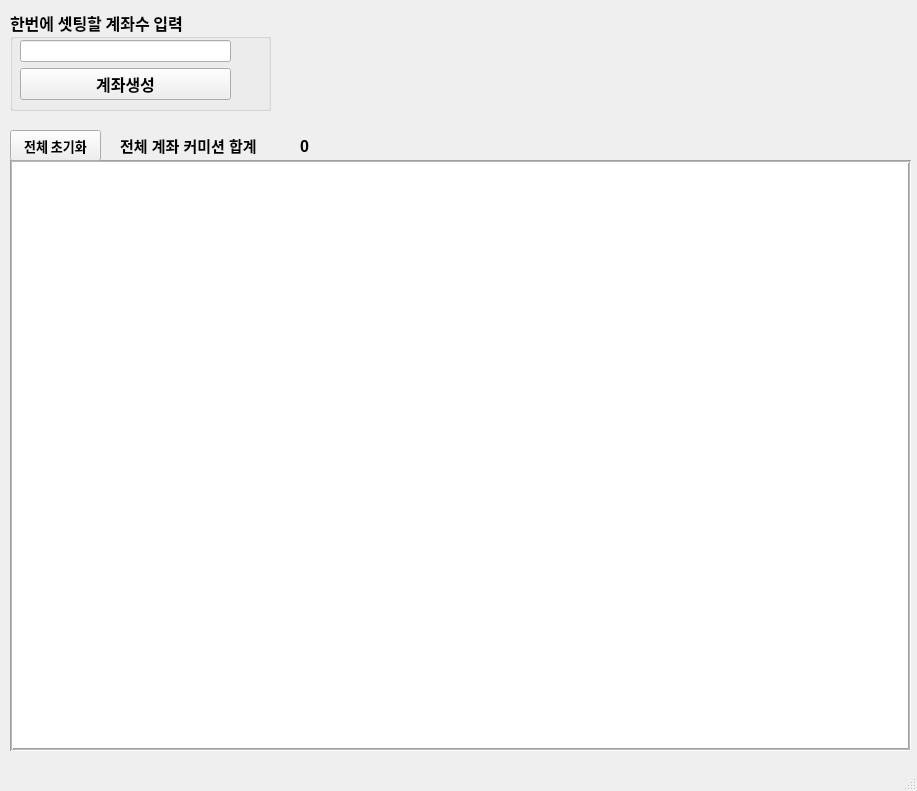
<?xml version="1.0" encoding="UTF-8"?>
<ui version="4.0">
 <class>MainWindow</class>
 <widget class="QMainWindow" name="MainWindow">
  <property name="geometry">
   <rect>
    <x>0</x>
    <y>0</y>
    <width>917</width>
    <height>791</height>
   </rect>
  </property>
  <property name="windowTitle">
   <string>에어비트클럽 시뮬레이터</string>
  </property>
  <widget class="QWidget" name="centralwidget">
   <widget class="QLabel" name="label">
    <property name="geometry">
     <rect>
      <x>70</x>
      <y>80</y>
      <width>111</width>
      <height>41</height>
     </rect>
    </property>
    <property name="font">
     <font>
      <family>Arial Black</family>
      <pointsize>14</pointsize>
      <weight>75</weight>
      <bold>true</bold>
     </font>
    </property>
    <property name="text">
     <string/>
    </property>
   </widget>
   <widget class="QGroupBox" name="groupBox">
    <property name="geometry">
     <rect>
      <x>10</x>
      <y>10</y>
      <width>261</width>
      <height>101</height>
     </rect>
    </property>
    <property name="font">
     <font>
      <family>Arial Black</family>
      <pointsize>12</pointsize>
      <weight>75</weight>
      <bold>true</bold>
     </font>
    </property>
    <property name="title">
     <string>한번에 셋팅할 계좌수 입력</string>
    </property>
    <zorder>splitter</zorder>
    <zorder>Account_Info_table</zorder>
    <zorder>Account_Info_table</zorder>
   </widget>
   <widget class="QTableWidget" name="Account_Info_table">
    <property name="geometry">
     <rect>
      <x>10</x>
      <y>160</y>
      <width>901</width>
      <height>591</height>
     </rect>
    </property>
    <property name="font">
     <font>
      <pointsize>11</pointsize>
     </font>
    </property>
    <property name="frameShape">
     <enum>QFrame::Box</enum>
    </property>
    <property name="midLineWidth">
     <number>1</number>
    </property>
    <property name="sizeAdjustPolicy">
     <enum>QAbstractScrollArea::AdjustToContentsOnFirstShow</enum>
    </property>
    <attribute name="horizontalHeaderCascadingSectionResizes">
     <bool>true</bool>
    </attribute>
    <attribute name="horizontalHeaderStretchLastSection">
     <bool>true</bool>
    </attribute>
   </widget>
   <widget class="QPushButton" name="Btn_Reset_Account">
    <property name="geometry">
     <rect>
      <x>10</x>
      <y>130</y>
      <width>91</width>
      <height>31</height>
     </rect>
    </property>
    <property name="font">
     <font>
      <family>Arial Black</family>
      <pointsize>10</pointsize>
      <weight>75</weight>
      <bold>true</bold>
     </font>
    </property>
    <property name="text">
     <string>전체 초기화</string>
    </property>
   </widget>
   <widget class="QLabel" name="label_2">
    <property name="geometry">
     <rect>
      <x>120</x>
      <y>135</y>
      <width>161</width>
      <height>21</height>
     </rect>
    </property>
    <property name="font">
     <font>
      <family>Arial</family>
      <pointsize>11</pointsize>
      <weight>75</weight>
      <bold>true</bold>
     </font>
    </property>
    <property name="text">
     <string>전체 계좌 커미션 합계</string>
    </property>
   </widget>
   <widget class="QLabel" name="Total_Commision">
    <property name="geometry">
     <rect>
      <x>300</x>
      <y>131</y>
      <width>111</width>
      <height>31</height>
     </rect>
    </property>
    <property name="font">
     <font>
      <family>Arial</family>
      <pointsize>12</pointsize>
      <weight>75</weight>
      <bold>true</bold>
     </font>
    </property>
    <property name="text">
     <string>0</string>
    </property>
   </widget>
   <widget class="QWidget" name="">
    <property name="geometry">
     <rect>
      <x>0</x>
      <y>0</y>
      <width>2</width>
      <height>2</height>
     </rect>
    </property>
    <layout class="QHBoxLayout" name="horizontalLayout"/>
   </widget>
   <widget class="QWidget" name="">
    <property name="geometry">
     <rect>
      <x>0</x>
      <y>0</y>
      <width>2</width>
      <height>2</height>
     </rect>
    </property>
    <layout class="QVBoxLayout" name="verticalLayout"/>
   </widget>
   <widget class="QWidget" name="">
    <property name="geometry">
     <rect>
      <x>20</x>
      <y>40</y>
      <width>211</width>
      <height>61</height>
     </rect>
    </property>
    <layout class="QVBoxLayout" name="verticalLayout_2">
     <item>
      <widget class="QLineEdit" name="Account_Count_ToSetup"/>
     </item>
     <item>
      <widget class="QPushButton" name="Btn_Create_Account_Setup">
       <property name="font">
        <font>
         <family>굴림체</family>
         <pointsize>12</pointsize>
         <weight>75</weight>
         <bold>true</bold>
        </font>
       </property>
       <property name="text">
        <string>계좌생성</string>
       </property>
      </widget>
     </item>
    </layout>
   </widget>
  </widget>
  <widget class="QMenuBar" name="menubar">
   <property name="geometry">
    <rect>
     <x>0</x>
     <y>0</y>
     <width>917</width>
     <height>21</height>
    </rect>
   </property>
  </widget>
  <widget class="QStatusBar" name="statusbar"/>
 </widget>
 <resources/>
 <connections/>
 <slots>
  <slot>slot1()</slot>
 </slots>
</ui>
